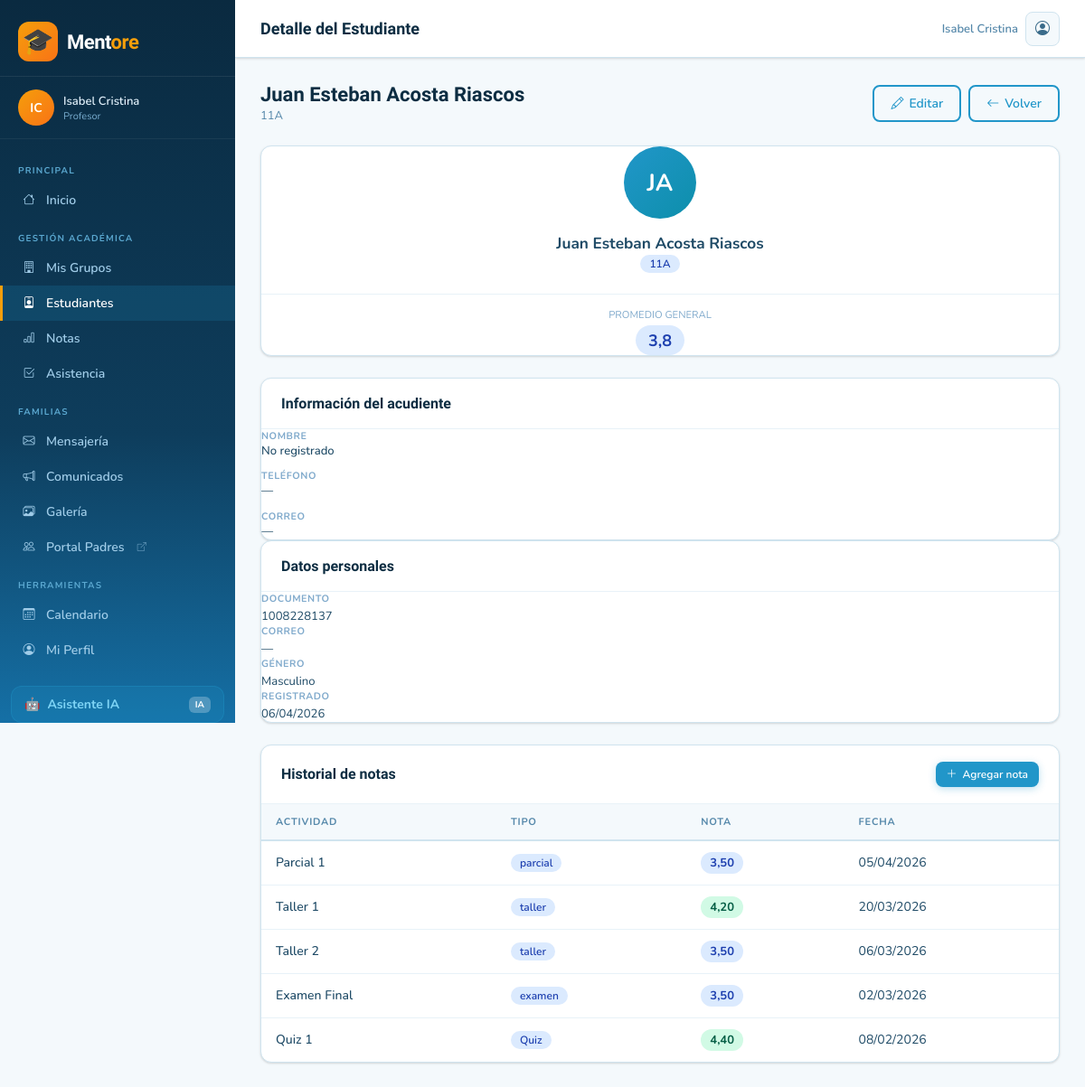
The app's page /dashboard/students/74/ (signed in) with its own data.
### students/models.py (models this page shows, shortened)
class Student(models.Model):
    GENDER_CHOICES = [('M', 'Masculino'), ('F', 'Femenino'), ('O', 'Otro')]
    teacher = models.ForeignKey(User, on_delete=models.CASCADE, related_name='students')
    classroom = models.ForeignKey(Classroom, on_delete=models.SET_NULL, null=True, blank=True, related_name='students')
    first_name = models.CharField(max_length=80, verbose_name='Nombre')
    last_name = models.CharField(max_length=80, verbose_name='Apellido')
    document_id = models.CharField(max_length=30, blank=True, verbose_name='Documento de identidad')
    email = models.EmailField(blank=True, verbose_name='Correo')
    parent_email = models.EmailField(blank=True, verbose_name='Correo del padre/madre')
    parent_name = models.CharField(max_length=120, blank=True, verbose_name='Nombre del acudiente')
    parent_phone = models.CharField(max_length=30, blank=True, verbose_name='Teléfono del acudiente')
    date_of_birth = models.DateField(null=True, blank=True, verbose_name='Fecha de nacimiento')
    gender = models.CharField(max_length=1, choices=GENDER_CHOICES, blank=True)
    notes = models.TextField(blank=True, verbose_name='Observaciones')
    photo = models.ImageField(upload_to='students/', blank=True, null=True)
    active = models.BooleanField(default=True)
    created_at = models.DateTimeField(auto_now_add=True)
    class Meta:
        ordering = ['last_name', 'first_name']
        verbose_name = 'Estudiante'
        verbose_name_plural = 'Estudiantes'
    def get_full_name(self):
        return f"{self.first_name} {self.last_name}"
    def initials(self):
        return f"{self.first_name[0]}{self.last_name[0]}".upper()
    def average_grade(self):
        grades = self.grades.all()
        if not grades:
            return None
        total = sum(g.score for g in grades)
        return round(total / len(grades), 1)

class Classroom(models.Model):
    teacher = models.ForeignKey(User, on_delete=models.CASCADE, related_name='classrooms')
    name = models.CharField(max_length=100, verbose_name='Nombre del grupo')
    grade_level = models.CharField(max_length=50, blank=True, verbose_name='Nivel')
    subject = models.CharField(max_length=100, blank=True, verbose_name='Materia')
    created_at = models.DateTimeField(auto_now_add=True)
    class Meta:
        ordering = ['name']
        verbose_name = 'Grupo'
        verbose_name_plural = 'Grupos'

### grades/models.py (models this page shows, shortened)
class Grade(models.Model):
    GRADE_TYPES = [
        ('exam', 'Examen'),
        ('quiz', 'Quiz'),
        ('homework', 'Tarea'),
        ('project', 'Proyecto'),
        ('participation', 'Participación'),
        ('activity', 'Actividad'),
        ('other', 'Otro'),
    ]
    student = models.ForeignKey(Student, on_delete=models.CASCADE, related_name='grades')
    activity_name = models.CharField(max_length=200, verbose_name='Nombre de la actividad')
    grade_type = models.CharField(max_length=20, choices=GRADE_TYPES, default='activity', verbose_name='Tipo')
    score = models.DecimalField(max_digits=4, decimal_places=2, verbose_name='Nota')
    max_score = models.DecimalField(max_digits=4, decimal_places=2, default=5.0, verbose_name='Nota máxima')
    period = models.CharField(max_length=50, blank=True, verbose_name='Periodo')
    date = models.DateField(verbose_name='Fecha')
    observations = models.TextField(blank=True, verbose_name='Observaciones')
    created_at = models.DateTimeField(auto_now_add=True)
    class Meta:
        ordering = ['-date']
        verbose_name = 'Nota'
        verbose_name_plural = 'Notas'

### students/views.py (the view)
# urls.py: path('students/<int:pk>/', views.student_detail, name='detail'),
@login_required
def student_detail(request, pk):
    student = get_object_or_404(Student, pk=pk, teacher=request.user)
    grades = student.grades.order_by('-date')
    all_attendances = student.attendances.order_by('-date')
    present = all_attendances.filter(status='present').count()
    absent  = all_attendances.filter(status='absent').count()
    attendances = all_attendances[:30]
    return render(request, 'students/student_detail.html', {
        'student': student, 'grades': grades,
        'avg': student.average_grade(),
        'attendances': attendances, 'present': present, 'absent': absent,
    })

### templates/students/student_detail.html (shortened to what this page needs)
{% extends 'base/layout.html' %}
{% block page_title %}Detalle del Estudiante{% endblock %}
{% block content %}
<div class="page-header">
  <div class="page-header-left">
    <h1>{{ student.get_full_name }}</h1>
    <p>{% if student.classroom %}{{ student.classroom.name }}{% else %}Sin grupo asignado{% endif %}</p>
  </div>
  <div class="d-flex gap-2">
    <a href="{% url 'students:edit' student.pk %}" class="btn-outline">
      <i class="bi bi-pencil"></i> Editar
    </a>
    <a href="{% url 'students:list' %}" class="btn-outline">
      <i class="bi bi-arrow-left"></i> Volver
    </a>
  </div>
</div>
<div class="row g-4">
  <div class="col-md-4">
    <div class="card text-center mb-4">
      {% if student.photo %}
        <img src="{{ student.photo.url }}" alt="" style="width:80px;height:80px;border-radius:50%;object-fit:cover;border:3px solid var(--primary-100);margin:0 auto 1rem;">
      {% else %}
        <div class="avatar avatar-lg mx-auto mb-3" style="width:80px;height:80px;font-size:1.75rem;">{{ student.initials }}</div>
      {% endif %}
      <div style="font-weight:700;font-size:1.15rem;">{{ student.get_full_name }}</div>
      {% if student.classroom %}<span class="badge badge-blue mt-1">{{ student.classroom.name }}</span>{% endif %}
      {% if avg %}
      <div style="margin-top:1.5rem;padding-top:1rem;border-top:1px solid var(--gray-100);">
        <div style="font-size:.75rem;color:var(--gray-400);margin-bottom:.3rem;">PROMEDIO GENERAL</div>
        <span class="grade-pill {% if avg >= 4 %}grade-a{% elif avg >= 3 %}grade-b{% elif avg >= 2.5 %}grade-c{% else %}grade-d{% endif %}" style="font-size:1.2rem;padding:.3rem .9rem;">
          {{ avg }}
        </span>
      </div>
      {% endif %}
    </div>
    <div class="card">
      <div class="card-header"><span class="card-title">Información del acudiente</span></div>
      <div style="display:flex;flex-direction:column;gap:.75rem;">
        <div>
          <div style="font-size:.72rem;color:var(--gray-400);font-weight:700;text-transform:uppercase;letter-spacing:.05em;">Nombre</div>
          <div style="font-size:.875rem;font-weight:500;">{{ student.parent_name|default:"No registrado" }}</div>
        </div>
        <div>
          <div style="font-size:.72rem;color:var(--gray-400);font-weight:700;text-transform:uppercase;letter-spacing:.05em;">Teléfono</div>
          <div style="font-size:.875rem;">{{ student.parent_phone|default:"—" }}</div>
        </div>
        <div>
          <div style="font-size:.72rem;color:var(--gray-400);font-weight:700;text-transform:uppercase;letter-spacing:.05em;">Correo</div>
          <div style="font-size:.875rem;">{{ student.parent_email|default:"—" }}</div>
        </div>
      </div>
    </div>
  </div>
  <div class="col-md-8">
    <div class="card mb-4">
      <div class="card-header">
        <span class="card-title">Datos personales</span>
      </div>
      <div class="row g-3">
        <div class="col-sm-6">
          <div style="font-size:.72rem;color:var(--gray-400);font-weight:700;text-transform:uppercase;letter-spacing:.05em;">Documento</div>
          <div style="font-size:.875rem;margin-top:.2rem;">{{ student.document_id|default:"—" }}</div>
        </div>
        <div class="col-sm-6">
          <div style="font-size:.72rem;color:var(--gray-400);font-weight:700;text-transform:uppercase;letter-spacing:.05em;">Correo</div>
          <div style="font-size:.875rem;margin-top:.2rem;">{{ student.email|default:"—" }}</div>
        </div>
        <div class="col-sm-6">
          <div style="font-size:.72rem;color:var(--gray-400);font-weight:700;text-transform:uppercase;letter-spacing:.05em;">Género</div>
          <div style="font-size:.875rem;margin-top:.2rem;">{{ student.get_gender_display|default:"—" }}</div>
        </div>
        <div class="col-sm-6">
          <div style="font-size:.72rem;color:var(--gray-400);font-weight:700;text-transform:uppercase;letter-spacing:.05em;">Registrado</div>
          <div style="font-size:.875rem;margin-top:.2rem;">{{ student.created_at|date:"d/m/Y" }}</div>
        </div>
      </div>
    </div>
    <div class="card">
      <div class="card-header">
        <span class="card-title">Historial de notas</span>
        <a href="{% url 'grades:create' %}?student={{ student.pk }}" class="btn-primary btn-sm">
          <i class="bi bi-plus-lg"></i> Agregar nota
        </a>
      </div>
      {% if grades %}
      <div class="table-responsive">
        <table class="mentore-table">
          <thead>
            <tr>
              <th>Actividad</th>
              <th>Tipo</th>
              <th>Nota</th>
              <th>Fecha</th>
            </tr>
          </thead>
          <tbody>
            {% for grade in grades %}
            <tr>
              <td style="font-weight:500;">{{ grade.activity_name }}</td>
              <td><span class="badge badge-blue">{{ grade.get_grade_type_display }}</span></td>
              <td>
                <span class="grade-pill {% if grade.score >= 4 %}grade-a{% elif grade.score >= 3 %}grade-b{% elif grade.score >= 2.5 %}grade-c{% else %}grade-d{% endif %}">
                  {{ grade.score }}
                </span>
              </td>
              <td>{{ grade.date|date:"d/m/Y" }}</td>
            </tr>
            {% endfor %}
          </tbody>
        </table>
      </div>
      {% else %}
      <div class="empty-state" style="padding:2rem;">
        <div class="icon" style="font-size:2rem;">📊</div>
        <h3>Sin notas aún</h3>
        <p>Agrega la primera nota para este estudiante</p>
      </div>
      {% endif %}
    </div>
  </div>
</div>
{% endblock %}

### templates/base/layout.html (shortened to what this page needs)
{% load static %}
<!DOCTYPE html>
<html lang="es">
<head>
  <link rel="stylesheet" href="https://cdnjs.cloudflare.com/ajax/libs/bootstrap-icons/1.11.3/font/bootstrap-icons.min.css">
  <link rel="stylesheet" href="{% static 'css/mentore.css' %}">
</head>
<body>
<aside class="sidebar">
  <a href="{% url 'students:dashboard' %}" class="sidebar-brand">
    <div class="sidebar-brand-icon">🎓</div>
    <span class="sidebar-brand-name">Ment<span>ore</span></span>
  </a>
  {% if user.is_authenticated %}
  <div class="sidebar-user-block">
    <div class="sidebar-user-avatar">{{ user.first_name|first|upper }}{{ user.last_name|first|upper }}</div>
    <div>
      <div class="sidebar-user-name">{{ user.get_full_name|default:user.username }}</div>
      <div class="sidebar-user-role">Profesor</div>
    </div>
  </div>
  {% endif %}
  <ul class="sidebar-nav">
    <li class="sidebar-section-label">Principal</li>
    <li class="nav-item {% if request.resolver_match.url_name == 'dashboard' %}active{% endif %}">
      <a href="{% url 'students:dashboard' %}" class="sidebar-link {% if request.resolver_match.url_name == 'dashboard' %}active{% endif %}">
        <i class="bi bi-house nav-icon"></i> Inicio
      </a>
    </li>
    <li class="sidebar-section-label">Gestión Académica</li>
    <li>
      <a href="{% url 'students:classrooms' %}" class="sidebar-link {% if 'classroom' in request.resolver_match.url_name|default:'' %}active{% endif %}">
        <i class="bi bi-building nav-icon"></i> Mis Grupos
      </a>
    </li>
    <li>
      <a href="{% url 'students:list' %}" class="sidebar-link {% if request.resolver_match.url_name in 'list,create,detail,edit' %}active{% endif %}">
        <i class="bi bi-person-badge nav-icon"></i> Estudiantes
      </a>
    </li>
    <li>
      <a href="{% url 'grades:list' %}" class="sidebar-link {% if request.resolver_match.namespace == 'grades' %}active{% endif %}">
        <i class="bi bi-bar-chart nav-icon"></i> Notas
      </a>
    </li>
    <li>
      <a href="{% url 'students:attendance' %}" class="sidebar-link {% if 'attendance' in request.resolver_match.url_name|default:'' %}active{% endif %}">
        <i class="bi bi-check2-square nav-icon"></i> Asistencia
      </a>
    </li>
    <li class="sidebar-section-label">Familias</li>
    <li>
      <a href="{% url 'students:message_list' %}" class="sidebar-link {% if 'message' in request.resolver_match.url_name|default:'' %}active{% endif %}">
        <i class="bi bi-envelope nav-icon"></i> Mensajería
      </a>
    </li>
    <li>
      <a href="{% url 'students:announcement_list' %}" class="sidebar-link {% if 'announcement' in request.resolver_match.url_name|default:'' %}active{% endif %}">
        <i class="bi bi-megaphone nav-icon"></i> Comunicados
      </a>
    </li>
    <li>
      <a href="{% url 'gallery:list' %}" class="sidebar-link {% if request.resolver_match.namespace == 'gallery' %}active{% endif %}">
        <i class="bi bi-images nav-icon"></i> Galería
      </a>
    </li>
    <li>
      <a href="/padres/" class="sidebar-link" target="_blank">
        <i class="bi bi-people nav-icon"></i> Portal Padres <i class="bi bi-box-arrow-up-right" style="font-size:10px;opacity:.6;margin-left:4px;"></i>
      </a>
    </li>
    <li class="sidebar-section-label">Herramientas</li>
    <li>
      <a href="{% url 'calendar_app:schedule' %}" class="sidebar-link {% if request.resolver_match.namespace == 'calendar_app' %}active{% endif %}">
        <i class="bi bi-calendar3 nav-icon"></i> Calendario
      </a>
    </li>
    <li>
      <a href="{% url 'accounts:profile' %}" class="sidebar-link {% if request.resolver_match.url_name == 'profile' %}active{% endif %}">
        <i class="bi bi-person-circle nav-icon"></i> Mi Perfil
      </a>
    </li>
  </ul>
  <a href="{% url 'ai_assistant:chat' %}" class="sidebar-ai-chip">
    🤖 <span>Asistente IA</span>
    <span class="ai-badge" style="margin-left:auto;background:rgba(255,255,255,.25);color:#fff;font-size:10px;padding:2px 7px;border-radius:6px;font-weight:700;">IA</span>
  </a>
</aside>
<div class="main-content">
  <header class="topbar">
    <h1 class="topbar-title">{% block page_title %}Dashboard{% endblock %}</h1>
    <div class="topbar-right">
      <span style="font-size:13px;color:var(--gray-500);font-weight:600;">{{ user.get_full_name|default:user.username }}</span>
      <a href="{% url 'accounts:profile' %}" class="topbar-btn" title="Mi perfil"><i class="bi bi-person-circle"></i></a>
    </div>
  </header>
  <div class="content-area">
    {% block content %}{% endblock %}
  </div>
</div>
</body>
</html>

### records on screen
Student: get_full_name "Juan Esteban Acosta Riascos", classroom.name "11A", initials "JA", parent_name "No registrado", parent_phone "—", parent_email "—", document_id "1008228137", email "—", gender "Masculino", created_at "06/04/2026"
Grade: activity_name "Parcial 1", grade_type "parcial", score "3,50", date "05/04/2026"
Grade: activity_name "Taller 1", grade_type "taller", score "4,20", date "20/03/2026"
Grade: activity_name "Taller 2", grade_type "taller", score "3,50", date "06/03/2026"
Grade: activity_name "Examen Final", grade_type "examen", score "3,50", date "02/03/2026"
Grade: activity_name "Quiz 1", grade_type "Quiz", score "4,40", date "08/02/2026"

### other values on screen
{{ user.first_name|first|upper }} "I"
{{ user.last_name|first|upper }} "C"
{{ user.get_full_name|default:user.username }} "Isabel Cristina"
{{ avg }} "3,8"
